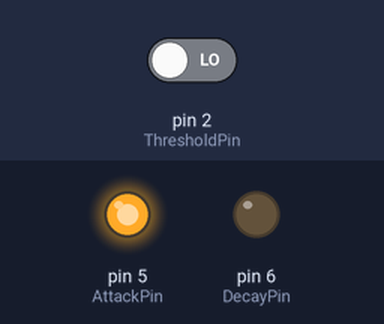
The sketch below on a simulated Arduino Uno, built with avr-gcc and run on an emulated ATmega328P. Parts: output pins drawn as LEDs (lit = HIGH). The test bench sets the inputs (shaded band); at power-on: pin 2 (ThresholdPin) LOW.

Above: at 1.2 s.
1.3 s: pin 2 (ThresholdPin) driven HIGH
Timing chart, 0 to 4.3 s (numbered marks = the images above; inputs shaded):
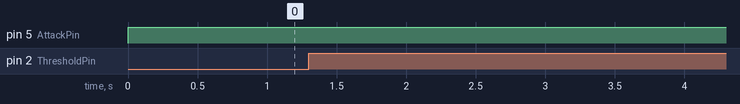

The sketch:

ADSR_SW_Test_02.ino
```cpp
/*
 * ADSR Switch Test
 *
 * 2021.11.20
 *
 */

const int ThresholdPin = 2; // INT0

const int AttackPin = 5;
const int DecayPin = 6;
const int ReleasePin = 7;

volatile bool th = false;

void threshold()
{
  th = true;
}

void setup()
{
  pinMode(AttackPin, INPUT);  // Hi-Z
  pinMode(DecayPin, INPUT);   // Hi-Z
  pinMode(ReleasePin, INPUT); // Hi-Z

  attachInterrupt(digitalPinToInterrupt(ThresholdPin), threshold, RISING);

  Serial.begin(9600);
}

void loop()
{
  th = false;

  // Attack
  pinMode(DecayPin, INPUT);   // Hi-Z
  pinMode(ReleasePin, INPUT); // Hi-Z
  pinMode(AttackPin, OUTPUT);
  digitalWrite(AttackPin, HIGH);

  while (th == false)
    ;
  th = false;

  // Decay
  pinMode(AttackPin, INPUT); // Hi-Z
  pinMode(DecayPin, OUTPUT);
  digitalWrite(DecayPin, LOW);
  delay(80);

  // Release
  pinMode(ReleasePin, OUTPUT);
  digitalWrite(ReleasePin, LOW);
  delay(100);
}
```
